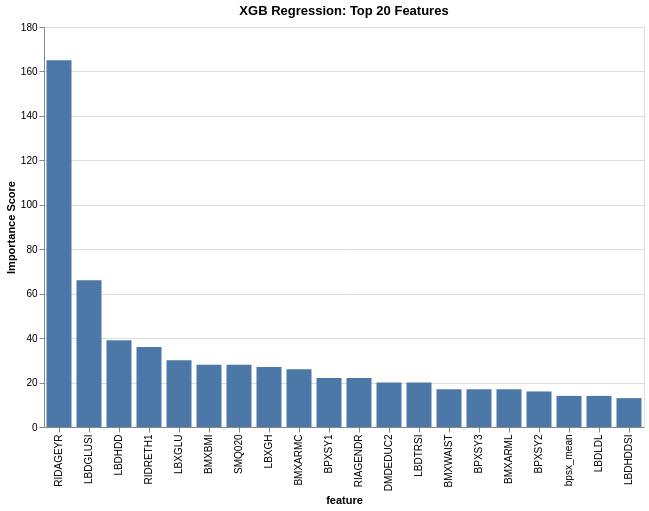

The notebook cell saved with this chart:
### Markdown cell above
### Feature Importance

Code and visualization adapted from this tutorial: https://www.geeksforgeeks.org/machine-learning/xgboost-for-regression/

### Code cell
importance = tuned_xgbs.get_booster().get_score(importance_type='weight')
importance_df = pd.DataFrame()
importance_df['feature'] = importance.keys()
importance_df['Importance Score'] = importance.values()
importance_df = importance_df.sort_values(by='Importance Score',ascending=False)

fig = alt.Chart(importance_df.head(20), title = f'XGB Regression: Top 20 Features').mark_bar(width=25).encode(
    x=alt.X('feature',sort=importance_df['feature']),
    y='Importance Score').properties(width=600,height=400)

fig.show()

### Figure 1 — Vega-Lite specification as saved in the notebook (floating-point values rounded to 4 significant figures)
{"config": {"view": {"continuousWidth": 300, "continuousHeight": 300}}, "data": {"name": "data-d894edc2f92c3732994897360bd66c4d"}, "mark": {"type": "bar", "width": 25}, "encoding": {"x": {"field": "feature", "sort": ["RIDAGEYR", "LBDGLUSI", "LBDHDD", "RIDRETH1", "LBXGLU", "BMXBMI", "SMQ020", "LBXGH", "BMXARMC", "BPXSY1", "RIAGENDR", "DMDEDUC2", "LBDTRSI", "BMXWAIST", "BPXSY3", "BMXARML", "BPXSY2", "bpsx_mean", "LBDLDL", "LBDHDDSI", "BMXLEG", "bpdi_mean", "BPXDI2", "BPXDI1", "BMXHT", "BPXDI3", "BMXWT", "LBDTCSI", "LBXTR", "LBDLDLSI"], "type": "nominal"}, "y": {"field": "Importance Score", "type": "quantitative"}}, "height": 400, "title": "XGB Regression: Top 20 Features", "width": 600, "$schema": "https://vega.github.io/schema/vega-lite/v6.1.0.json", "datasets": {"data-d894edc2f92c3732994897360bd66c4d": [{"feature": "RIDAGEYR", "Importance Score": 165.0}, {"feature": "LBDGLUSI", "Importance Score": 66.0}, {"feature": "LBDHDD", "Importance Score": 39.0}, {"feature": "RIDRETH1", "Importance Score": 36.0}, {"feature": "LBXGLU", "Importance Score": 30.0}, {"feature": "BMXBMI", "Importance Score": 28.0}, {"feature": "SMQ020", "Importance Score": 28.0}, {"feature": "LBXGH", "Importance Score": 27.0}, {"feature": "BMXARMC", "Importance Score": 26.0}, {"feature": "BPXSY1", "Importance Score": 22.0}, {"feature": "RIAGENDR", "Importance Score": 22.0}, {"feature": "DMDEDUC2", "Importance Score": 20.0}, {"feature": "LBDTRSI", "Importance Score": 20.0}, {"feature": "BMXWAIST", "Importance Score": 17.0}, {"feature": "BPXSY3", "Importance Score": 17.0}, {"feature": "BMXARML", "Importance Score": 17.0}, {"feature": "BPXSY2", "Importance Score": 16.0}, {"feature": "bpsx_mean", "Importance Score": 14.0}, {"feature": "LBDLDL", "Importance Score": 14.0}, {"feature": "LBDHDDSI", "Importance Score": 13.0}]}}
